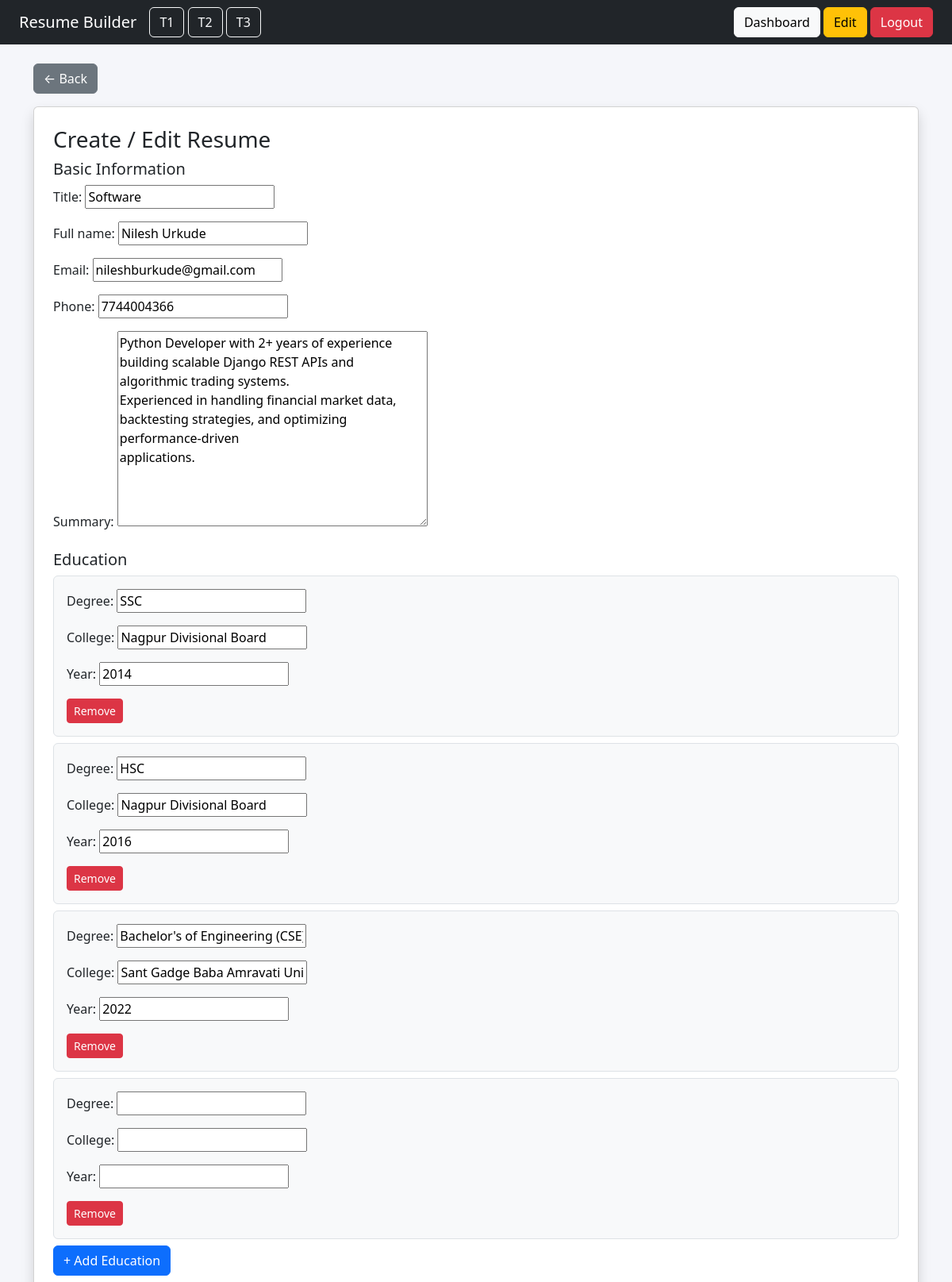
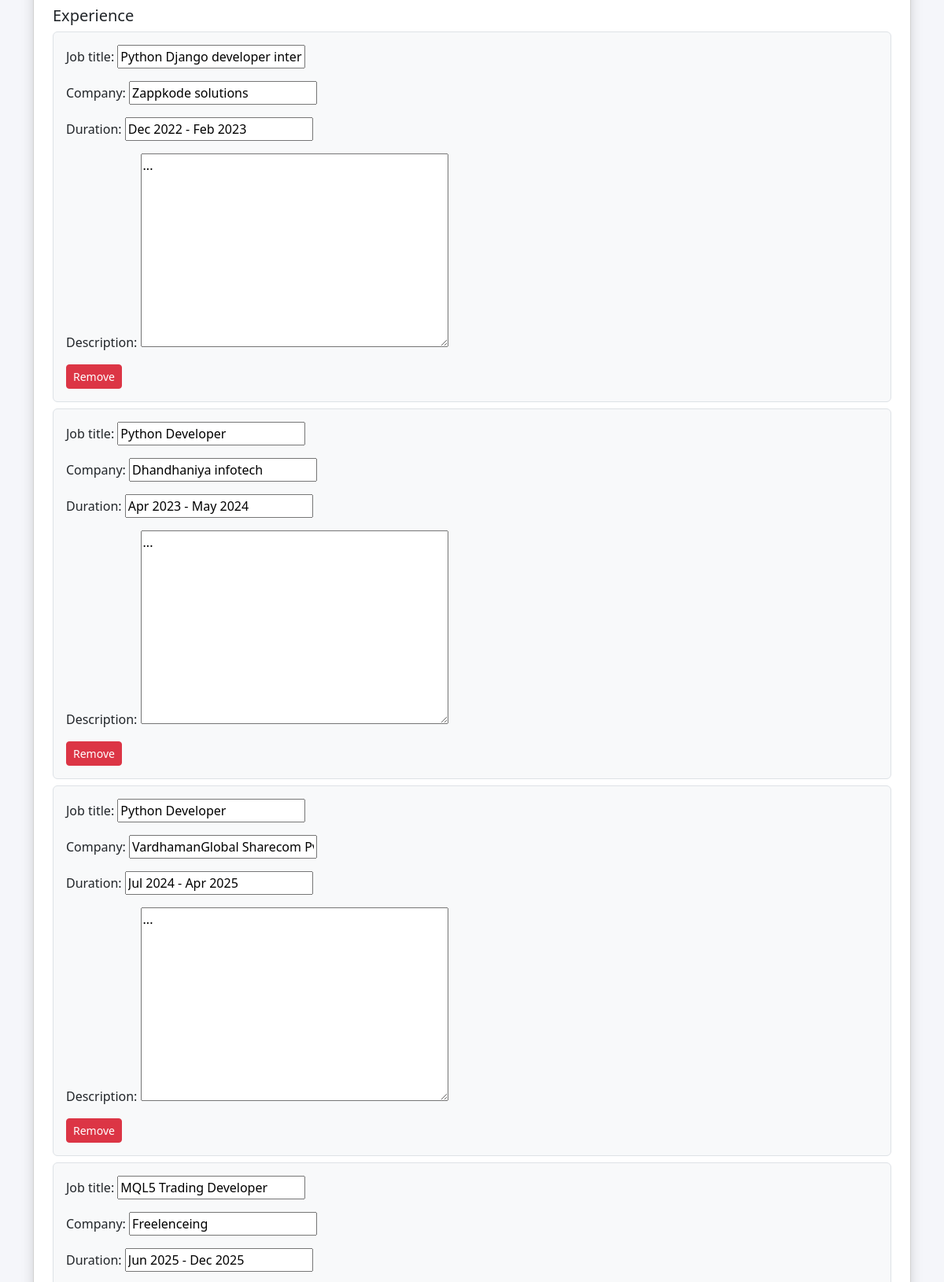
The page /create/ (signed in, upper part) on the database its author committed (2 pictures, top to bottom).
### resumes/models.py (models this page shows)
class Resume(models.Model):
    user = models.OneToOneField(User, on_delete=models.CASCADE)
    title = models.CharField(max_length=100)
    full_name = models.CharField(max_length=100)
    email = models.EmailField()
    phone = models.CharField(max_length=15)
    summary = models.TextField()
    template = models.CharField(
        max_length=10,
        choices=[('t1','Template1'),('t2','Template2'),('t3','Template3')],
        default='t1'
    )

### resumes/views.py (the view)
# urls.py: path('create/', views.create_resume, name='create_resume'),
@login_required
def create_resume(request):
    resume = Resume.objects.filter(user=request.user).first()
    if request.method == 'POST':
        resume_form = ResumeForm(request.POST, instance=resume)
        edu_formset = EducationFormSet(request.POST or None, queryset=Education.objects.none(), prefix='edu')
        exp_formset = ExperienceFormSet(request.POST or None, queryset=Experience.objects.none(), prefix='exp')
        proj_formset = ProjectFormSet(request.POST or None, queryset=Project.objects.none(), prefix='proj')
        if (
            resume_form.is_valid() and
            edu_formset.is_valid() and
            exp_formset.is_valid() and
            proj_formset.is_valid()
        ):
            resume = resume_form.save(commit=False)
            resume.user = request.user
            resume.save()
            resume.educations.all().delete()
            resume.experiences.all().delete()
            resume.projects.all().delete()
            resume.skills.all().delete()
            for form in edu_formset:
                if form.cleaned_data:
                    edu = form.save(commit=False)
                    edu.resume = resume
                    edu.save()
            for form in exp_formset:
                if form.cleaned_data:
                    exp = form.save(commit=False)
                    exp.resume = resume
                    exp.save()
            for form in proj_formset:
                if form.cleaned_data:
                    proj = form.save(commit=False)
                    proj.resume = resume
                    proj.save()
            skills = request.POST.get('skills', '').strip()
            if skills:
                skill_list = skills.split(',')
                for s in skill_list:
                    s = s.strip()
                    if s:
                        Skill.objects.create(resume=resume, name=s)
            next_page = request.GET.get('next') or request.POST.get('next')
            if next_page in ['t1', 't2', 't3']:
                return redirect('view_resume', template=next_page)
            elif next_page == 'dashboard':
                return redirect('dashboard')
            return redirect('dashboard')  # default
    else:
        resume_form = ResumeForm(instance=resume)
        edu_formset = EducationFormSet(prefix='edu')
        exp_formset = ExperienceFormSet(prefix='exp')
        proj_formset = ProjectFormSet(prefix='proj')
    return render(request, 'resumes/form.html', {
        'form': resume_form,
        'edu': edu_formset,
        'exp': exp_formset,
        'proj': proj_formset
    })

### resumes/forms.py
class ResumeForm(forms.ModelForm):
    class Meta:
        model = Resume
        fields = ['title', 'full_name', 'email', 'phone', 'summary']

### templates/resumes/form.html (shortened to what this page needs)
{% extends 'base.html' %}
{% block content %}
<a href="/dashboard/" class="btn btn-secondary mb-3">← Back</a>
<div class="card p-4 shadow">
<h3>Create / Edit Resume</h3>
<form method="post">
<h5>Basic Information</h5>
{{ form.as_p }}
<h5 class="mt-4">Education</h5>
<div id="edu-container">
    {% for f in edu %}
    <div class="edu-form border p-3 mb-2 rounded bg-light">
        {{ f.as_p }}
        <button type="button" class="btn btn-danger btn-sm" onclick="removeForm(this, 'edu')">Remove</button>
    </div>
    {% endfor %}
</div>
<button type="button" class="btn btn-primary mb-3" onclick="addForm('edu')">
    + Add Education
</button>
<h5>Experience</h5>
<div id="exp-container">
    {% for f in exp %}
    <div class="exp-form border p-3 mb-2 rounded bg-light">
        {{ f.as_p }}
        <button type="button" class="btn btn-danger btn-sm" onclick="removeForm(this, 'exp')">Remove</button>
    </div>
    {% endfor %}
</div>
<br>
</form>
</div>
{% endblock %}

### rows shown on the page
Resume: title "Software", full_name "Nilesh Urkude", email "nileshburkude@gmail.com", phone "7744004366", summary "Python Developer with 2+ years of experience building scalable Django REST APIs and algorithmic trading systems. Experienced in handling financial market data, backtesting strategies, and optimizing performance-driven applications."
